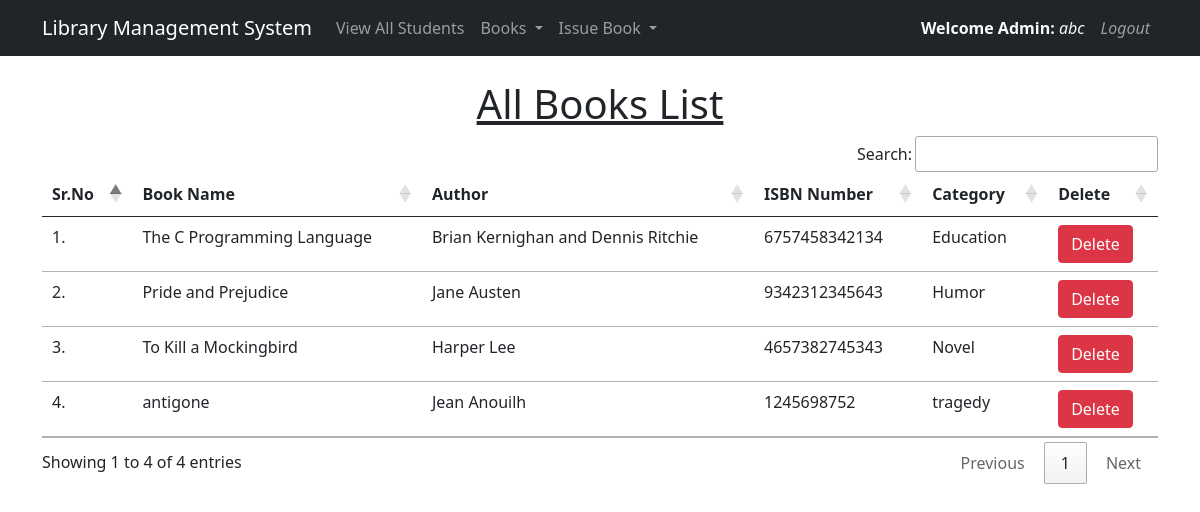
/view_books/ (signed in), run on the app's committed database.
### library/models.py (models this page shows, shortened)
class Book(models.Model):
    name = models.CharField(max_length=200)
    author = models.CharField(max_length=200)
    isbn = models.PositiveIntegerField()
    category = models.CharField(max_length=50)
    status = models.BooleanField(default=False)

### library/views.py (the view)
# urls.py: path("view_books/", views.view_books, name="view_books"),
@login_required(login_url = '/admin_login')
def view_books(request):
    books = Book.objects.all()
    return render(request, "view_books.html", {'books':books})

### library/templates/view_books.html (shortened to what this page needs)
{% extends 'admin_navbar.html' %}
{% load static %}
{% block body %}
<div class="container mt-4">
    <h1 class="text-center"><u>All Books List</u></h1>
    <table class="table table-hover" id="example">
        <thead>
            <tr>
                <th>Sr.No</th>
                <th>Book Name</th>
                <th>Author</th>
                <th>ISBN Number</th>
                <th>Category</th>
                <th>Delete</th>
            </tr>
        </thead>
        <tbody>
            {% for book in books %}
            <tr>
                <td>{{forloop.counter}}.</td>
                <td>{{book.name}}</td>
                <td>{{book.author}}</td>
                <td>{{book.isbn}}</td>
                <td>{{book.category}}</td>
                <td><a href="/delete_book/{{book.id}}/" class="btn btn-danger" onclick="return confirm('Are you sure you want to delete this book?')">Delete</a></td>
            </tr>
            {% endfor %}
        </tbody>
    </table>
    </div>
{% endblock %}

### library/templates/admin_navbar.html (shortened to what this page needs)
<!doctype html>
<html lang="en">
  <head>
    <link href="https://cdn.jsdelivr.net/npm/bootstrap@5.1.0/dist/css/bootstrap.min.css" rel="stylesheet">
    <link rel="stylesheet" href="https://cdn.datatables.net/1.10.25/css/jquery.dataTables.min.css">
    <link rel="stylesheet" href="https://cdn.datatables.net/buttons/1.7.1/css/buttons.dataTables.min.css">
  </head>
  <body>
    <nav class="navbar navbar-expand-lg navbar-dark bg-dark sticky-top">
      <div class="container">
        <a class="navbar-brand" href="#">Library Management System</a>
        <div class="collapse navbar-collapse" id="navbarSupportedContent">
          <ul class="navbar-nav me-auto mb-2 mb-lg-0">
            <li class="nav-item">
              <a class="nav-link" href="/view_students/">View All Students</a>
            </li>
            <li class="nav-item dropdown">
              <a class="nav-link dropdown-toggle" href="#" id="booksDropdown" role="button" data-bs-toggle="dropdown" aria-expanded="false">
                Books
              </a>
            </li>
            <li class="nav-item dropdown">
              <a class="nav-link dropdown-toggle" href="#" id="issueDropdown" role="button" data-bs-toggle="dropdown" aria-expanded="false">
                Issue Book
              </a>
            </li>
          </ul>
          <ul class="navbar-nav">
            <li class="nav-item">
              <a class="nav-link text-light" href="#">
                <span class="fw-bold">Welcome Admin:</span> <i>{{ request.user }}</i>
              </a>
            </li>
            <li class="nav-item">
              <a class="nav-link" href="/logout/">
                <i>Logout</i>
              </a>
            </li>
          </ul>
        </div>
      </div>
    </nav>
      {% block body %}
      {% endblock %}
  </body>
</html>

### data on the page
Book: name "The C Programming Language", author "Brian Kernighan and Dennis Ritchie", isbn "6757458342134", category "Education"
Book: name "Pride and Prejudice", author "Jane Austen", isbn "9342312345643", category "Humor"
Book: name "To Kill a Mockingbird", author "Harper Lee", isbn "4657382745343", category "Novel"
Book: name "antigone", author "Jean Anouilh", isbn "1245698752", category "tragedy"

### other printed values
{{ request.user }} "abc"
